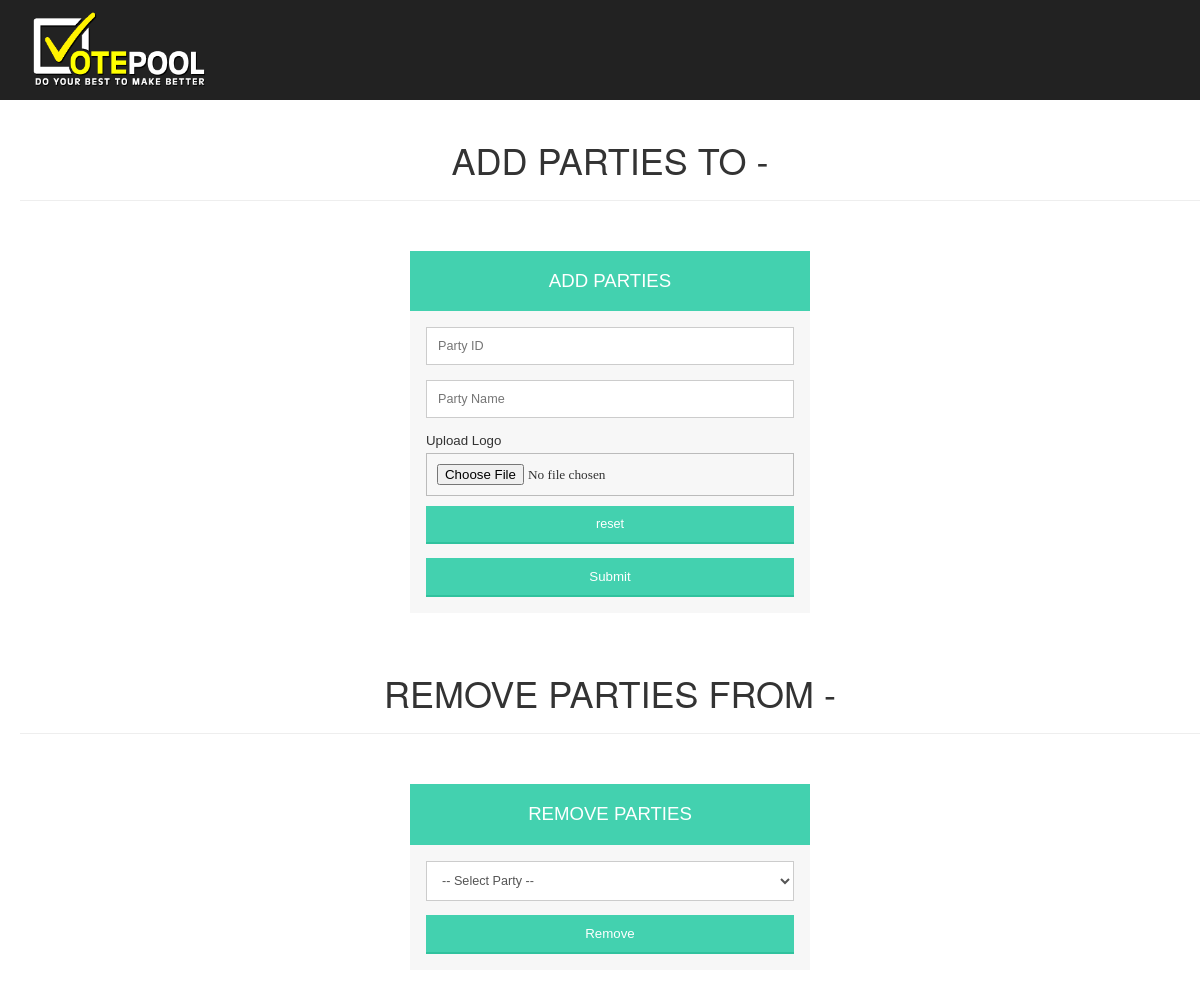
/formPage/addPartiesDistrict.php (signed in), run on an earlier commit of the app's database.
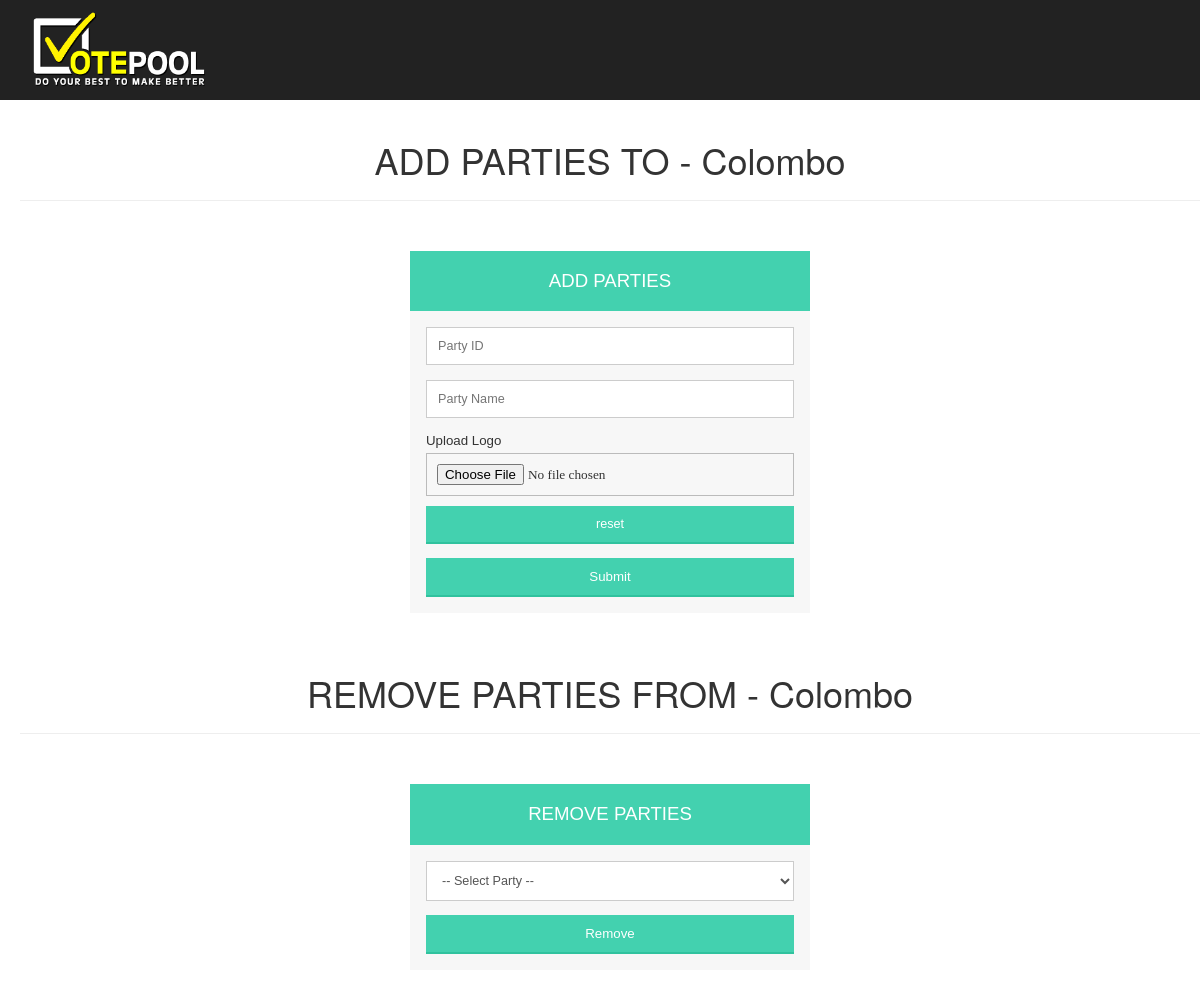
And on a later commit of the database.
### tables this page shows
create table seats(
		electrolDistrictId varchar(20) NOT NULL PRIMARY KEY,
		electrolDistrict varchar(20) NOT NULL,
		province varchar(20) NOT NULL,
		count int(3) NOT NULL
	);

### formPage/addPartiesDistrict.php (the view, shortened to what this page needs)
<!DOCTYPE html PUBLIC "-//W3C//DTD XHTML 1.0 Transitional//EN" "http://www.w3.org/TR/xhtml1/DTD/xhtml1-transitional.dtd">
<html xmlns="http://www.w3.org/1999/xhtml">
<head>
<link rel="stylesheet" type="text/css" href="../css/form.css">
<link rel="stylesheet" type="text/css" href="../css/addpages.css" />
<link rel="stylesheet" type="text/css" href="../css/bootstrap.css" />
</head>
<body>
<div id="maindiv">
<header>
<div id="logodiv"><img src="../images/logo.png" id="logo"></div>
</header>
<div id="rightdiv">
    <div id="requestDiv">
 <?php
include '../include/dbhandler.php';
$district = $_SESSION['district'];
$sql = "SELECT * FROM seats where electrolDistrictId = '$district'";
$result = $conn->query($sql);
$row = $result->fetch_assoc();
$DistrictName = $row['electrolDistrict'];
echo "<h1 align='center'>ADD PARTIES TO - ".$DistrictName." </h1>";
  ?>
        <hr />
        <div class="form-style-6" id="formdiv">
        <h1>ADD PARTIES</h1>
         <form action="../include/addPartiesDistrict.php" method="POST" enctype="multipart/form-data">
            <input type="text" name="partyId" placeholder="Party ID">
            <input type="text" name="name" placeholder="Party Name">
             Upload Logo
            <input type="file" name="logo">
         <input type="reset" value="reset">
        <input type="submit" name="upload">
        </form>
        </div>
<?php
include '../include/dbhandler.php';
$district = $_SESSION['district'];
$sql = "SELECT * FROM seats where electrolDistrictId = '$district'";
$result = $conn->query($sql);
$row = $result->fetch_assoc();
$DistrictName = $row['electrolDistrict'];
echo "<h1 align='center'>REMOVE PARTIES FROM - ".$DistrictName." </h1>";
  ?>
        <hr />
        <div class="form-style-6" id="formdiv">
        <h1>REMOVE PARTIES</h1>
         <form action="addPartiesDistrict.php" method="post" enctype="multipart/form-data">
             <?php
           include '../include/dbhandler.php';
                $sql = "SELECT DISTINCT partyId, name FROM party ORDER BY name";
          $result = $conn->query($sql);
          if ($result->num_rows > 0) {
               echo "<select name='partyId'>";
                echo "<option value='-- Select Party --'>-- Select Party --</option>";
              echo "</select>";
          } else {
              echo "0 results";
          }
          ?>
            <input type="submit" name="remove" value="Remove">
        </form>
        </div>
  </div>
  </div>
</body>
 </html>

### css/form.css (style rules this page uses)
#formdiv { width: 60%px; margin-top: 50px; }
.form-style-6 { font: 95% Arial, Helvetica, sans-serif; max-width: 400px; margin: 60px auto; padding: 16px; background: #F7F7F7; }
.form-style-6 h1 { background: #43D1AF; padding: 20px 0; font-size: 140%; font-weight: 300; text-align: center; color: #fff; margin: -16px -16px 16px -16px; }
.form-style-6 input[type="text"], .form-style-6 input[type="password"], .form-style-6 input[type="reset"], .form-style-6 input[type="date"], .form-style-6 input[type="datetime"], .form-style-6 input[type="email"], .form-style-6 input[type="number"], .form-style-6 input[type="search"], .form-style-6 input[type="time"], .form-style-6 input[type="url"], .form-style-6 textarea, .form-style-6 select { -webkit-transition: all 0.30s ease-in-out; -moz-transition: all 0.30s ease-in-out; -ms-transition: all 0.30s ease-in-out; -o-transition: all 0.30s ease-in-out; outline: none; box-sizing: border-box; -webkit-box-sizing: border-box; -moz-box-sizing: border-box; width: 100%; background: #fff; margin-bottom: 4%; border: 1px solid #ccc; padding: 3%; color: #555; font: 95% Arial, Helvetica, sans-serif; }
.form-style-6 input[type="submit"], .form-style-6 input[type="reset"], .form-style-6 input[type="button"] { box-sizing: border-box; -webkit-box-sizing: border-box; -moz-box-sizing: border-box; width: 100%; padding: 3%; background: #43D1AF; border-bottom: 2px solid #30C29E; border-top-style: none; border-right-style: none; border-left-style: none; color: #fff; cursor: pointer; }
.form-style-6 input[type="file"] { position: ; top: 150px; font-family: calibri; width: 100%; padding: 10px; margin-top: 5px; margin-bottom: 10px; border: 1px solid #BBB; text-align: center; background-color:; cursor:pointer; }

### css/addpages.css (style rules this page uses)
* { text-decoration: none; margin-top: 0px; margin-left: 0px; }
header { width: 100%; height: 100px; background-color: #222222; position: fixed; }
#logodiv { float: left; width: 20%; padding-left: 20px; }
#logo { height: 100px; padding: 10px; }
#maindiv { width: 100%; height: auto; }
#rightdiv { margin-top: 100px; float: left; width: 100%; height:100% ; background-color: ; padding-top: 20px; padding-left: 20px; }

What changed in the data, as far as the page shows it:
added seats: electrolDistrict "Colombo"
